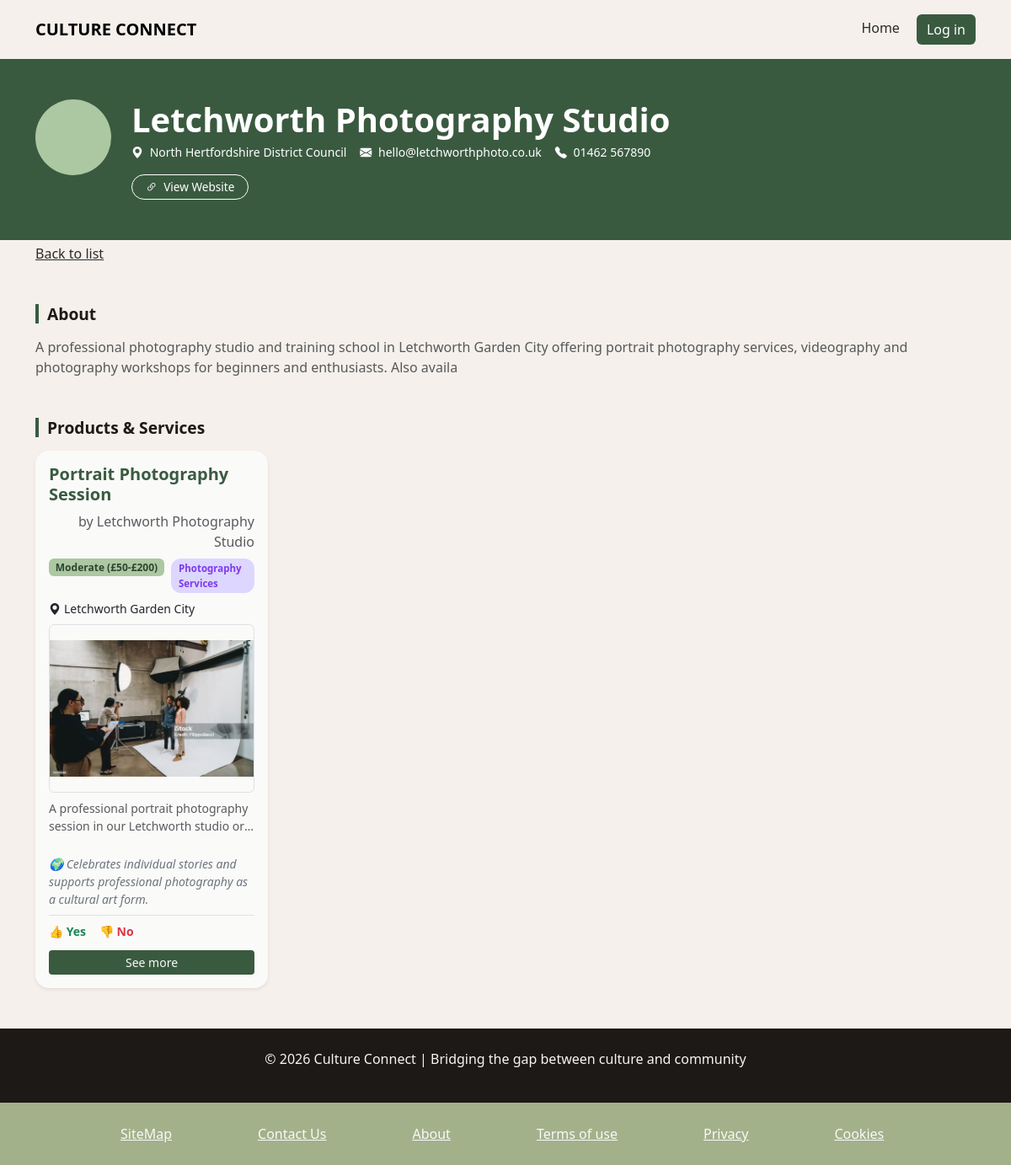
Page /CultureConnect/07ViewBusiness.php?businessIdPk=10 on the committed database.
### tables this page shows
CREATE TABLE `business` (
  `businessIdPk` int(13) NOT NULL,
  `businessName` varchar(200) NOT NULL,
  `businessDescription` varchar(200) DEFAULT NULL,
  `businessEmail` varchar(200) DEFAULT NULL,
  `businessPhone` varchar(13) DEFAULT NULL,
  `businessLink` varchar(200) DEFAULT NULL,
  `councilIdPk` int(13) NOT NULL
);

CREATE TABLE `council` (
  `councilIdPk` int(13) NOT NULL,
  `councilName` varchar(200) NOT NULL,
  `councilContact` varchar(200) DEFAULT NULL,
  `councilLink` varchar(200) DEFAULT NULL
);

CREATE TABLE `offering` (
  `offeringIdPk` int(13) NOT NULL,
  `offeringName` varchar(200) NOT NULL,
  `offeringDescription` varchar(200) DEFAULT NULL,
  `offeringCulturalBenefits` varchar(200) DEFAULT NULL,
  `offeringPriceRange` int(13) NOT NULL,
  `offeringCategory` int(13) NOT NULL,
  `locationIdPk` int(13) NOT NULL,
  `businessIdPk` int(13) NOT NULL,
  `offeringDetails` varchar(255) DEFAULT NULL,
  `offeringAwards` varchar(100) NOT NULL DEFAULT 'None',
  `offeringImage` varchar(255) DEFAULT NULL
);

### CultureConnect/07ViewBusiness.php (the view, shortened to what this page needs)
<!DOCTYPE html>
<html lang="en">
<head>
    <link href="https://cdn.jsdelivr.net/npm/bootstrap@5.3.8/dist/css/bootstrap.min.css" rel="stylesheet">
    <link href="https://cdn.jsdelivr.net/npm/bootstrap-icons@1.11.3/font/bootstrap-icons.min.css" rel="stylesheet">
    <link href="css/style.css" rel="stylesheet">
    <link href="css/offeringItemStyle.css" rel="stylesheet">
</head>
<body>
    <?php
        include ('include/config.php');
        $stmt = $connection->prepare("SELECT * FROM business WHERE businessIdPk = ?");
        $stmt->bind_param("i", $_GET['businessIdPk']);
        $stmt->execute();
        $result = $stmt->get_result();
        if ($result && $result->num_rows > 0) {
            $row = $result->fetch_assoc();
            $bus_name = $row["businessName"];
            $bus_bio = $row["businessDescription"] ;
            $bus_email = $row["businessEmail"] ;
            $bus_phone = $row["businessPhone"] ;
            $bus_link = $row["businessLink"] ;
            $counc_id = $row["councilIdPk"] ;
            $stmt = $connection->prepare("SELECT councilName FROM council WHERE councilIdPk = ?");
            $stmt->bind_param("i", $counc_id);
            $stmt->execute();
            $result = $stmt->get_result();
            if ($result) {
                $row = $result->fetch_assoc();
                $counc_name = $row["councilName"];
            }
        } else {
            throw new Exception("Error - " . $stmt->error);
        }
    ?>
    <div id="header"><?php include('templates/template_navbar.php'); ?></div>
    <header class="profile-header py-5">
      <div class="container">
        <div
          class="d-flex flex-column flex-md-row align-items-center align-items-md-start gap-4"
        >
          <div class="avatar-circle flex-shrink-0"></div>
          <div class="text-center text-md-start">
            <h1 class="fw-bold mb-1 text-white" id="vendor-name">
              <?php echo $bus_name ?>
            </h1>
            <div
              class="d-flex flex-wrap justify-content-center justify-content-md-start gap-3 mb-3"
            >
              <span class="meta-item text-white small">
                <i class="bi bi-geo-alt-fill me-1"></i>
                <span id="vendor-location"><?php echo $counc_name ?></span>
              </span>
              <span class="meta-item text-white small">
                <i class="bi bi-envelope-fill me-1"></i>
                <a
                  href="mailto:hello@adunola.art"
                  id="vendor-email"
                  class="text-white text-decoration-none"
                >
                  <?php echo $bus_email ?>
                </a>
              </span>
              <span class="meta-item text-white small">
                <i class="bi bi-telephone-fill me-1"></i>
                <span id="vendor-phone"><?php echo $bus_phone ?></span>
              </span>
            </div>
            <a
              class="btn btn-portfolio btn-sm px-3"
              id="vendor-portfolio"
              href="https://<?php echo $bus_link ?>"
              target="_blank"
            >
              <i class="bi bi-link-45deg me-1"></i> View Website
            </a>
          </div>
        </div>
      </div>
    </header>
    <div class="container my-1"><a href="javascript:history.back()" style="color: inherit;">Back to list</a></div>
    <div class="container my-5">
      <h2 class="section-title mb-3">About</h2>
      <p class="text-muted" id="vendor-about">
        <?php echo $bus_bio ?>
      </p>
    </div>
    <div class="container my-5">
      <h2 class="section-title mb-3">Products &amp; Services</h2>
        <div class="row g-1 mb-4" id="product-grid">
            <?php
            include 'include/getFilteredBusinessOfferings.php';
            ?>
        </div>
    </div>
    <div id="footer"><?php include('templates/template_footer.php'); ?></div>
</body>
</html>

### CultureConnect/include/getFilteredBusinessOfferings.php (shortened to what this page needs)
<?php
include 'config.php';
$bus_id = $_GET['businessIdPk'] ?? [];
$filter_query = "SELECT * FROM view_offerings WHERE businessName =
                    (SELECT businessName from business WHERE businessIdPk=" . $bus_id . ")
                    ORDER BY offeringName";
$result_offerings = $connection->query($filter_query);
if ($result_offerings->num_rows == 0){
    echo "<p>Oops - nothing available at the moment</p>";
} else {
    while ($row = $result_offerings->fetch_assoc()) {
        $picture = ($row['offeringImage']) ? $row['offeringImage'] : 'placeholder.jpg';
         echo "
            <div class='col-12 col-sm-6 col-lg-4 col-xl-3'>
                <div class='card listing-card h-100 border-0 shadow-sm' onclick=\"window.location.href='06ViewOffering.php?offeringIdPk=" . $row['offeringIdPk'] . "'\" style='cursor: pointer;'>
                    <div class='card-body d-flex flex-column gap-2'>
                    <h5 class='card-title fw-bold mb-0'>" . $row['offeringName']  . "</h5>
                    <p class='fs-6 text-muted mb-0 text-end'>by " . $row['businessName']  . "</p>
                    <div class='d-flex gap-2'>
                        <span class='badge price-moderate align-self-start'>" . $row['offeringPriceRangeDescription']  . "</span>
                        <span class='type-badge align-self-start'>" .  $row['interestAreaName']  . "</span>
                    </div>
                    <span class= 'small align-self-start'><i class='bi bi-geo-alt-fill me-1'></i>" .  $row['locationName']  . "</span>
                    <div style='height: 200px; overflow: hidden;'>
                        <img src='images/offerings/" .$picture. "' class='object-fit-contain border rounded' style='height: 100%; width: 100%'>
                    </div>
                    <p class='card-text text-muted small clamp-2'>" .  $row['offeringDescription']  . "</p>
                    <p class='small text-secondary fst-italic mb-0'>
                    🌍 " .  $row['offeringCulturalBenefits']  . "
                    </p>
                    <div class='d-flex gap-3 mt-auto pt-2 border-top'>
                    <span class='small text-success fw-semibold'>👍" . $row['yesVotes'] . " Yes</span>
                    <span class='small text-danger  fw-semibold'>👎" .  $row['noVotes'] . " No</span>
                    </div>
                    <a href='06ViewOffering.php?offeringIdPk=" . $row['offeringIdPk']  . "' class='btn btn-vote btn-sm mt-1'>See more</a>
                </div>
            </div>
        </div>" ;
    }
}
?>

### CultureConnect/css/style.css (style rules this page uses)
:root { --primary: #3A5A40; --secondary: #ACC8A2; --light: #F6F5F0; --dark: #2B2B2B; }
body { background-color: var(--light); color: var(--dark); }
h1 { font-size: 2.5rem; font-weight: 700; }
h2 { font-size: 2rem; color: #3A5A40; }
p { color: #555; }
.card img { height: 200px; object-fit: cover; }
.card-title { color: #3A5A40; }
.card { border: none; border-radius: 16px; overflow: hidden; transition: all 0.3s ease; }

### CultureConnect/css/offeringItemStyle.css (style rules this page uses)
:root { --color-primary: #3a5a40; --color-primary-light: #acc8a2; --color-primary-hover: #2d4531; --color-secondary: #0E7490; --color-accent: #7C3AED; --color-accent-light: #DDD6FE; --color-surface: #FAFAF9; --color-surface-alt: #F5F0EB; --color-surface-dark: #1C1917; --color-text-primary: #1C1917; --color-text-muted: #78716C; --color-border: #E7E5E4; --color-success: #15803D; --color-success-light: #DCFCE7; --color-error: #DC2626; --color-error-light: #FEE2E2; --color-warning: #D97706; --color-warning-light: #FEF3C7; }
body { background-color: var(--color-surface-alt); }
.profile-header { background-color: var(--color-primary); }
.avatar-circle { width: 90px; height: 90px; border-radius: 50%; background-color: var(--color-primary-light); color: var(--color-surface-dark); font-size: 2rem; font-weight: bold; display: flex; align-items: center; justify-content: center; flex-shrink: 0; }
.btn-portfolio { border-color: white; color: white; border-radius: 999px; font-size: 0.85rem; transition: background 0.2s, color 0.2s; }
.section-title { font-size: 1.2rem; font-weight: 700; color: var(--color-text-primary); border-left: 4px solid var(--color-primary); padding-left: 10px; }
.listing-card { background-color: var(--color-surface); transition: box-shadow 0.2s, transform 0.2s; cursor: pointer; }
.btn-vote { background-color: var(--color-primary); color: var(--color-surface); border: none; transition: background 0.2s; }
.price-moderate { background-color: var(--color-primary-light) !important; color: var(--color-primary-hover) !important; }
.type-badge { background-color: var(--color-accent-light); color: var(--color-accent); font-size: 0.72rem; padding: 3px 9px; border-radius: 12px; font-weight: 600; text-transform: capitalize; }
.clamp-2 { display: -webkit-box; -webkit-line-clamp: 2; -webkit-box-orient: vertical; line-clamp: 2; overflow: hidden; }

### rows in the picture
business: businessName "Letchworth Photography Studio", businessEmail "hello@letchworthphoto.co.uk", businessPhone "01462 567890", businessDescription "A professional photography studio and training school in Letchworth Garden City offering portrait photography services, videography and photography workshops for beginners and enthusiasts. Also availa"
council: councilName "North Hertfordshire District Council"
offering: offeringName "Portrait Photography Session", businessName "Letchworth Photography Studio", offeringPriceRangeDescription "Moderate (£50-£200)", interestAreaName "Photography Services", locationName "Letchworth Garden City", offeringImage (picture), offeringDescription "A professional portrait photography session in our Letchworth studio…", offeringCulturalBenefits "Celebrates individual stories and supports professional photography as a cultural art form."
